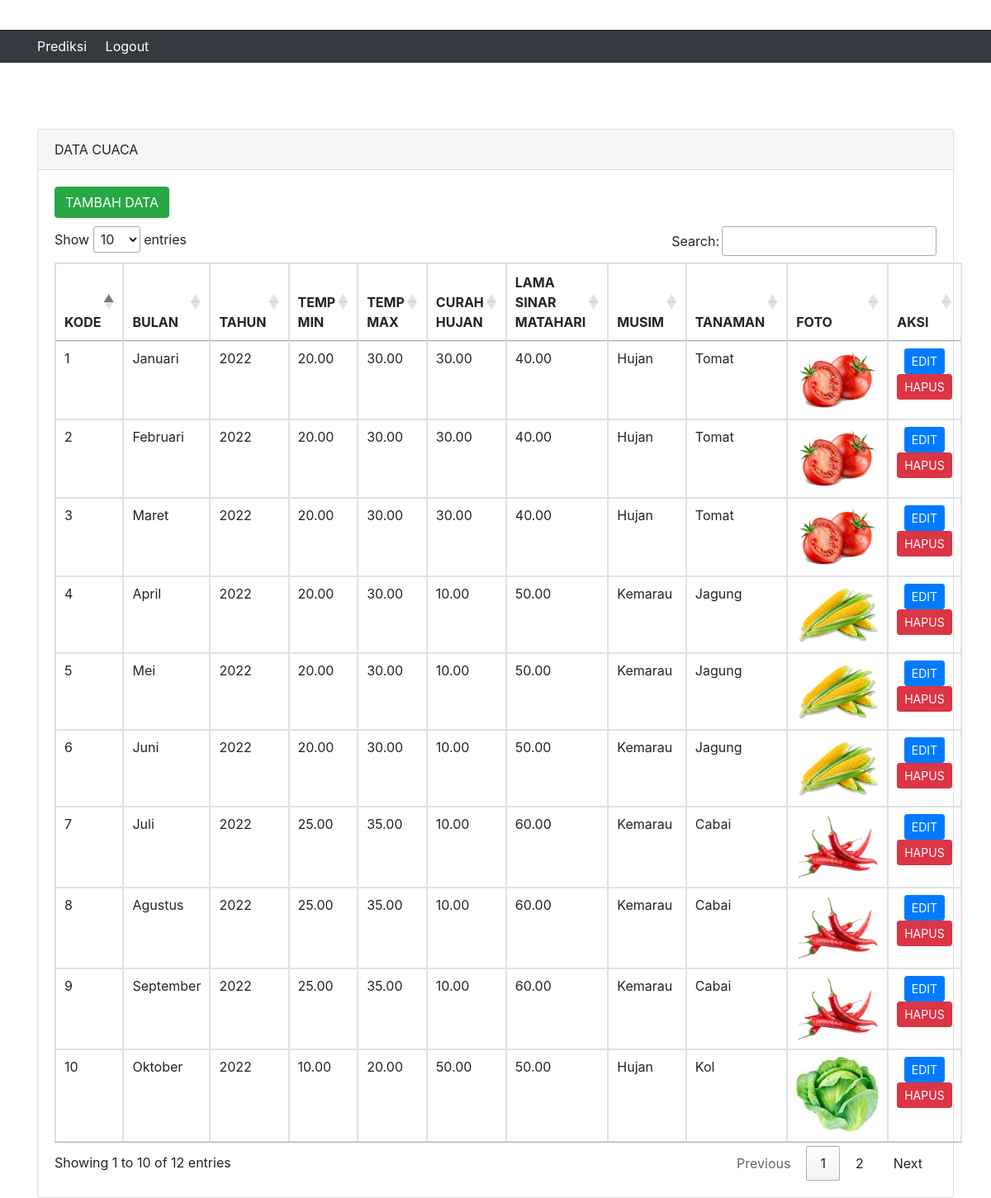
The app's page /listcuaca.php with its own data.
### tables this page shows
CREATE TABLE `cuaca` (
  `Kode` int(11) NOT NULL,
  `Bulan` varchar(250) DEFAULT NULL,
  `Tahun` varchar(4) DEFAULT NULL,
  `Temperatur_Minimal` decimal(10,2) DEFAULT NULL,
  `Temperatur_Maximal` decimal(10,2) DEFAULT NULL,
  `Curah_Hujan` decimal(10,2) DEFAULT NULL,
  `Lama_Sinar_Matahari` decimal(10,2) DEFAULT NULL,
  `Musim` varchar(255) NOT NULL,
  `Tanaman` varchar(255) DEFAULT NULL,
  `Foto` varchar(255) DEFAULT NULL,
  `Keterangan` text NOT NULL
);

### listcuaca.php (the view, shortened to what this page needs)
<!doctype html>
<html lang="en">
  <head>
    <link rel="stylesheet" href="https://stackpath.bootstrapcdn.com/bootstrap/4.4.1/css/bootstrap.min.css">
    <link rel="stylesheet" href="//cdn.datatables.net/1.10.20/css/jquery.dataTables.min.css">
  </head>
  <body>
  <?php include("header.php"); ?>
    <div class="container" style="margin-top: 80px">
      <div class="row">
        <div class="col-md-12">
          <div class="card">
            <div class="card-header">
              DATA CUACA
            </div>
            <div class="card-body">
              <a href="tambah-cuaca.php" class="btn btn-md btn-success" style="margin-bottom: 10px">TAMBAH DATA</a>
              <table class="table table-bordered" id="myTable">
                <thead>
                  <tr>
                    <th scope="col">KODE</th>
                    <th scope="col">BULAN</th>
                    <th scope="col">TAHUN</th>
                    <th scope="col">TEMP MIN</th>
                    <th scope="col">TEMP MAX</th>
                    <th scope="col">CURAH HUJAN</th>
                    <th scope="col">LAMA SINAR MATAHARI</th>
                    <th scope="col">MUSIM</th>
                    <th scope="col">TANAMAN</th>
                    <th scope="col">FOTO</th>
                    <th scope="col">AKSI</th>
                  </tr>
                </thead>
                <tbody>
                  <?php
                      include('db.php');
                      $query = mysqli_query($conn, "SELECT * FROM cuaca order by Kode Asc");
                      while($row = mysqli_fetch_array($query)){
                  ?>
                  <tr>
                      <td><?php echo $row['Kode'] ?></td>
                      <td><?php echo $row['Bulan'] ?></td>
                      <td><?php echo $row['Tahun'] ?></td>
                      <td><?php echo $row['Temperatur_Minimal'] ?></td>
                      <td><?php echo $row['Temperatur_Maximal'] ?></td>
                      <td><?php echo $row['Curah_Hujan'] ?></td>
                      <td><?php echo $row['Lama_Sinar_Matahari'] ?></td>
                      <td><?php echo $row['Musim'] ?></td>
                      <td><?php echo $row['Tanaman'] ?></td>
                      <td><img src="img/<?php echo $row['Foto'] ?>" alt="Foto Cuaca" width="100"></td>
                      <td class="text-center">
                        <a href="edit-cuaca.php?Kode=<?php echo $row['Kode'] ?>" class="btn btn-sm btn-primary">EDIT</a>
                        <a href="hapus-cuaca.php?Kode=<?php echo $row['Kode'] ?>" class="btn btn-sm btn-danger" onclick="return confirm('Are you sure you want to delete this data?')">HAPUS</a>
                      </td>
                  </tr>
                <?php } ?>
                </tbody>
              </table>
            </div>
          </div>
      </div>
    </div>
  </body>
</html>

### header.php (shortened to what this page needs)
<header class="text-left" style="display: flex; align-items: center;">
    <font face="verdana" size="5" color="#FFFFFF"><b>Agro Weather</b></font>
</header>
<nav class="navbar navbar-expand-lg navbar-dark bg-dark">
  <div class="container">
    <div class="collapse navbar-collapse" id="navbarNav">
      <ul class="navbar-nav">
        <li class="nav-item dropdown">
          <a href="prediction.php" style="text-decoration: none; color: white">Prediksi</a>
          <a href="logout.php" style="text-decoration: none; color: white">Logout</a>
        </li>
      </ul>
    </div>
  </div>
</nav>

### records on screen
cuaca: Kode "1", Bulan "Januari", Tahun "2022", Temperatur_Minimal "20.00", Temperatur_Maximal "30.00", Curah_Hujan "30.00", Lama_Sinar_Matahari "40.00", Musim "Hujan", Tanaman "Tomat", Foto (picture)
cuaca: Kode "2", Bulan "Februari", Tahun "2022", Temperatur_Minimal "20.00", Temperatur_Maximal "30.00", Curah_Hujan "30.00", Lama_Sinar_Matahari "40.00", Musim "Hujan", Tanaman "Tomat", Foto (picture)
cuaca: Kode "3", Bulan "Maret", Tahun "2022", Temperatur_Minimal "20.00", Temperatur_Maximal "30.00", Curah_Hujan "30.00", Lama_Sinar_Matahari "40.00", Musim "Hujan", Tanaman "Tomat", Foto (picture)
cuaca: Kode "4", Bulan "April", Tahun "2022", Temperatur_Minimal "20.00", Temperatur_Maximal "30.00", Curah_Hujan "10.00", Lama_Sinar_Matahari "50.00", Musim "Kemarau", Tanaman "Jagung", Foto (picture)
cuaca: Kode "5", Bulan "Mei", Tahun "2022", Temperatur_Minimal "20.00", Temperatur_Maximal "30.00", Curah_Hujan "10.00", Lama_Sinar_Matahari "50.00", Musim "Kemarau", Tanaman "Jagung", Foto (picture)
cuaca: Kode "6", Bulan "Juni", Tahun "2022", Temperatur_Minimal "20.00", Temperatur_Maximal "30.00", Curah_Hujan "10.00", Lama_Sinar_Matahari "50.00", Musim "Kemarau", Tanaman "Jagung", Foto (picture)
cuaca: Kode "7", Bulan "Juli", Tahun "2022", Temperatur_Minimal "25.00", Temperatur_Maximal "35.00", Curah_Hujan "10.00", Lama_Sinar_Matahari "60.00", Musim "Kemarau", Tanaman "Cabai", Foto (picture)
cuaca: Kode "8", Bulan "Agustus", Tahun "2022", Temperatur_Minimal "25.00", Temperatur_Maximal "35.00", Curah_Hujan "10.00", Lama_Sinar_Matahari "60.00", Musim "Kemarau", Tanaman "Cabai", Foto (picture)
cuaca: Kode "9", Bulan "September", Tahun "2022", Temperatur_Minimal "25.00", Temperatur_Maximal "35.00", Curah_Hujan "10.00", Lama_Sinar_Matahari "60.00", Musim "Kemarau", Tanaman "Cabai", Foto (picture)
cuaca: Kode "10", Bulan "Oktober", Tahun "2022", Temperatur_Minimal "10.00", Temperatur_Maximal "20.00", Curah_Hujan "50.00", Lama_Sinar_Matahari "50.00", Musim "Hujan", Tanaman "Kol", Foto (picture)
